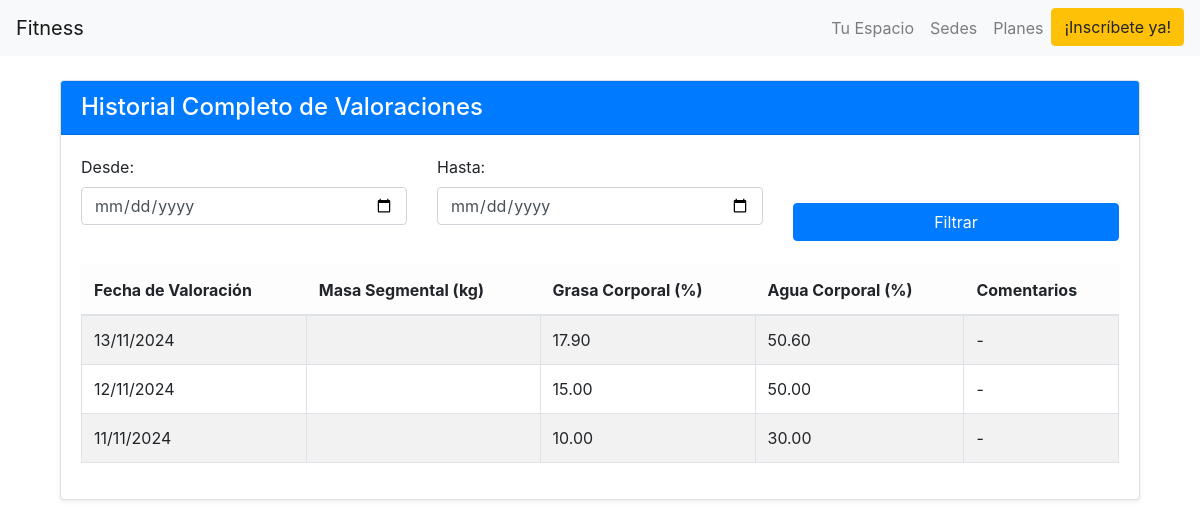
Page /mycoach/valoraciones/historial/ (signed in) on the committed database.
### rutinas/models.py (models this page shows, shortened)
class ValoracionPersonal(models.Model):
    usuario = models.ForeignKey(
        User,
        on_delete=models.CASCADE,
        related_name='valoraciones'
    )
    fecha_valoracion = models.DateField()
    masa_corporal = models.DecimalField(
        max_digits=5,
        decimal_places=2,
        validators=[
            MinValueValidator(Decimal('30.00')),
            MaxValueValidator(Decimal('300.00'))
        ],
        help_text="Peso en kilogramos",
        default=0
    )
    grasa_corporal = models.DecimalField(
        max_digits=5,
        decimal_places=2,
        validators=[
            MinValueValidator(Decimal('3.00')),
            MaxValueValidator(Decimal('60.00'))
        ],
        help_text="Porcentaje de grasa corporal"
    )
    agua_corporal = models.DecimalField(
        max_digits=5,
        decimal_places=2,
        validators=[
            MinValueValidator(Decimal('20.00')),
            MaxValueValidator(Decimal('80.00'))
        ],
        help_text="Porcentaje de agua corporal"
    )
    notas = models.TextField(blank=True)
    created_at = models.DateTimeField(default=timezone.now)
    class Meta:
        verbose_name = "Valoración Personal"
        verbose_name_plural = "Valoraciones Personales"
        ordering = ['-fecha_valoracion']
        unique_together = ['usuario', 'fecha_valoracion']  # Evita duplicados en la misma fecha

### Mycoach/views.py (the view, shortened to what this page needs)
# urls.py: path('valoraciones/historial/', views.historial_valoraciones, name='historial_valoraciones'),
@login_required
def historial_valoraciones(request):
    fecha_inicio = request.GET.get('fecha_inicio')
    fecha_fin = request.GET.get('fecha_fin')
    valoraciones = ValoracionPersonal.objects.filter(usuario=request.user)
    context = {
        'valoraciones': valoraciones,
        'fecha_inicio': fecha_inicio,
        'fecha_fin': fecha_fin,
    }
    return render(request, 'historial_valoraciones.html', context)

### Mycoach/templates/historial_valoraciones.html (shortened to what this page needs)
{% extends 'base.html' %}
{% block content %}
<div class="container mt-4">
    <div class="card shadow-sm">
        <div class="card-header bg-primary text-white">
            <h4 class="mb-0">Historial Completo de Valoraciones</h4>
        </div>
        <div class="card-body">
            <form method="get" class="mb-4">
                <div class="row g-3 align-items-end">
                    <div class="col-md-4">
                        <div class="form-group">
                            <label for="fecha_inicio" class="form-label">Desde:</label>
                            <input type="date"
                                   id="fecha_inicio"
                                   name="fecha_inicio"
                                   class="form-control"
                                   value="{{ fecha_inicio|date:'Y-m-d' }}"
                                   max="{{ today|date:'Y-m-d' }}">
                        </div>
                    </div>
                    <div class="col-md-4">
                        <div class="form-group">
                            <label for="fecha_fin" class="form-label">Hasta:</label>
                            <input type="date"
                                   id="fecha_fin"
                                   name="fecha_fin"
                                   class="form-control"
                                   value="{{ fecha_fin|date:'Y-m-d' }}"
                                   max="{{ today|date:'Y-m-d' }}">
                        </div>
                    </div>
                    <div class="col-md-4">
                        <button type="submit" class="btn btn-primary w-100">
                            Filtrar
                        </button>
                    </div>
                </div>
            </form>
            <div class="table-responsive">
                <table class="table table-bordered table-hover table-striped">
                    <thead class="table-light">
                        <tr>
                            <th scope="col">Fecha de Valoración</th>
                            <th scope="col">Masa Segmental (kg)</th>
                            <th scope="col">Grasa Corporal (%)</th>
                            <th scope="col">Agua Corporal (%)</th>
                            <th scope="col">Comentarios</th>
                        </tr>
                    </thead>
                    <tbody>
                        {% for valoracion in valoraciones %}
                            <tr>
                                <td>{{ valoracion.fecha_valoracion|date:"d/m/Y" }}</td>
                                <td class="text-end">{{ valoracion.masa_segmental }}</td>
                                <td class="text-end">{{ valoracion.grasa_corporal }}</td>
                                <td class="text-end">{{ valoracion.agua_corporal }}</td>
                                <td>{{ valoracion.comentarios|default:"-" }}</td>
                            </tr>
                        {% endfor %}
                    </tbody>
                </table>
            </div>
        </div>
    </div>
</div>
{% endblock %}

### rows in the picture
ValoracionPersonal: fecha_valoracion "13/11/2024", grasa_corporal "17.90", agua_corporal "50.60", comentarios "-"
ValoracionPersonal: fecha_valoracion "12/11/2024", grasa_corporal "15.00", agua_corporal "50.00", comentarios "-"
ValoracionPersonal: fecha_valoracion "11/11/2024", grasa_corporal "10.00", agua_corporal "30.00", comentarios "-"
